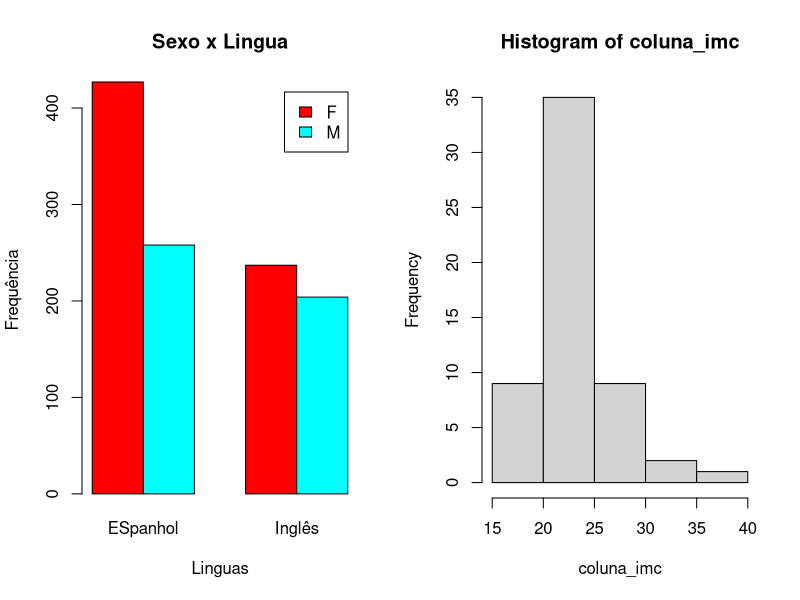
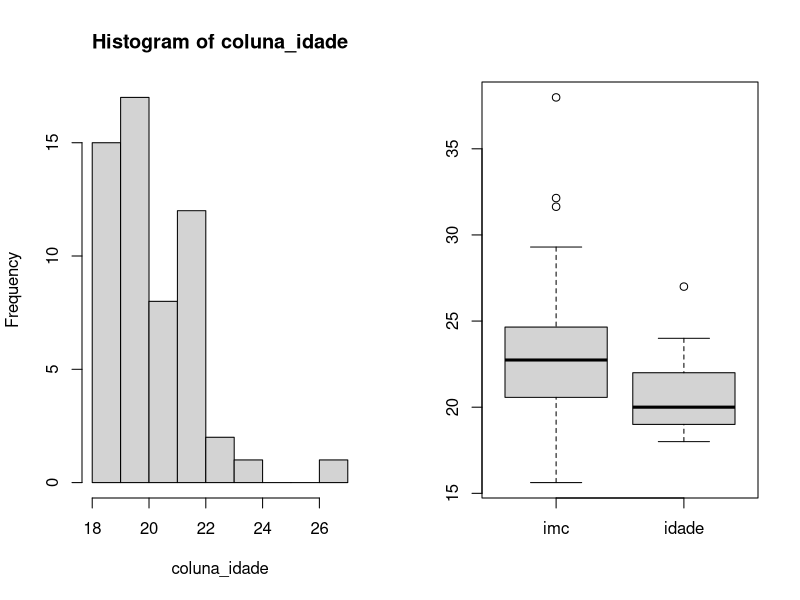
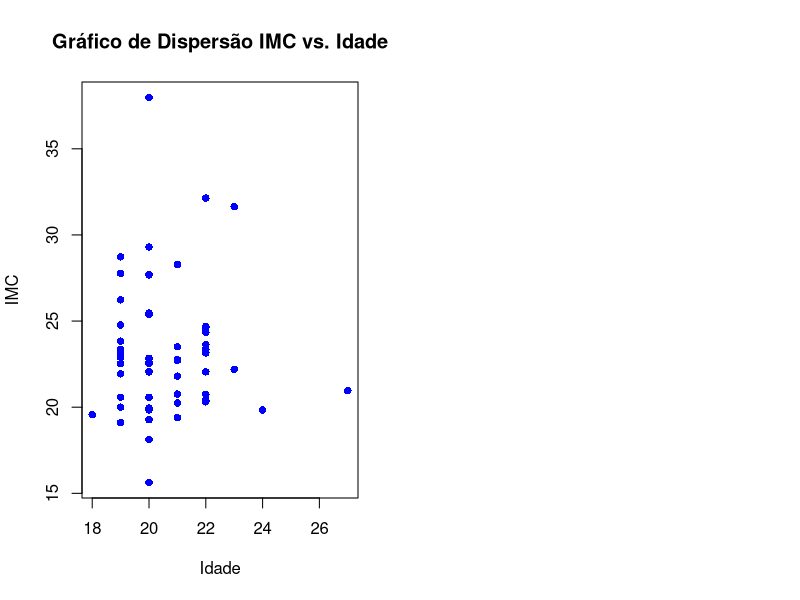
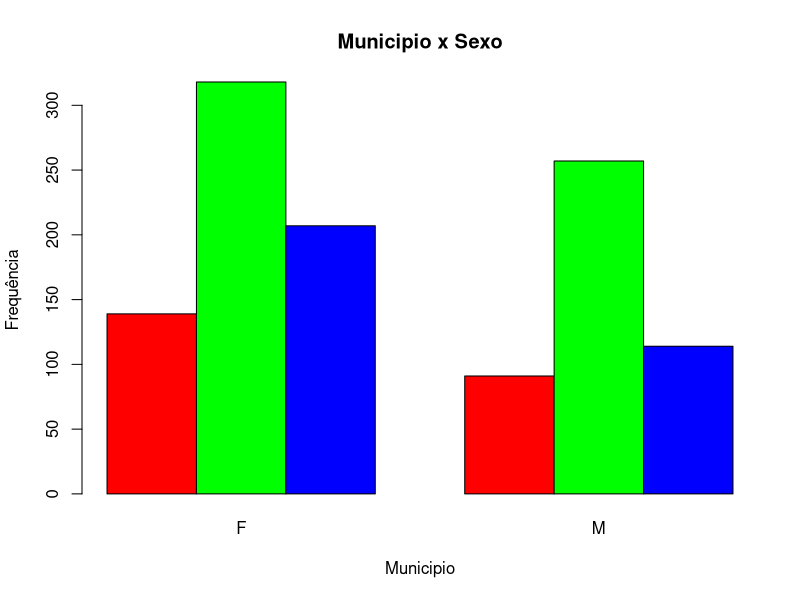
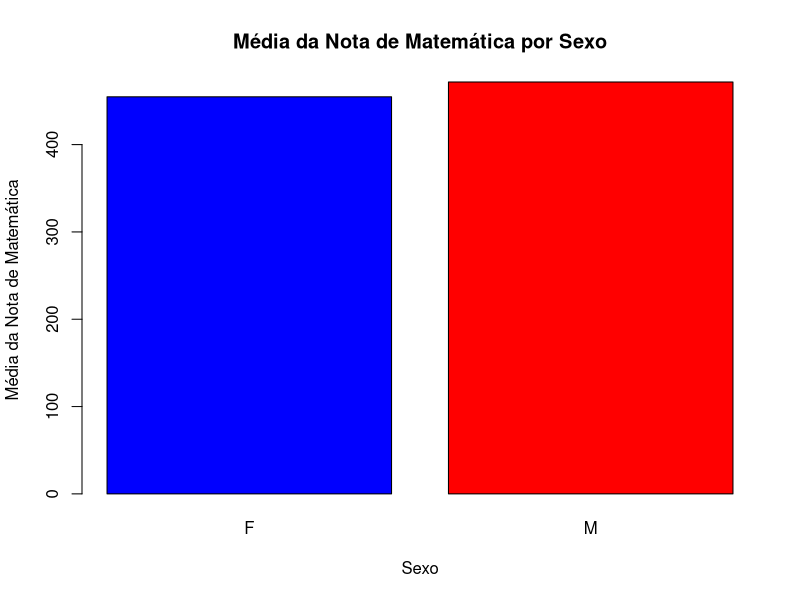

Recreate these plots in R, in order.
require(car)
require(dplyr)

## lendo o csv
data_imc <- read.csv('imc.csv', sep = ',', dec = ',', encoding = "UTF-8")
data_enem <- read.csv('enem.csv', sep = ',', dec = ',', encoding = "UTF-8")
## mostrar os dados em tabela
View(data_imc)
View(data_enem)

## exibir as variaveis
glimpse(data_imc)
glimpse(data_enem)

# a) Com algumas variáveis QUALITATIVAS, elaborar gráficos de barras e comentar
# os resultados.
# utilizaremos TP_SEXO e TP_LINGUA
coluna_tp_sexo <- data_enem$TP_SEXO
coluna_tp_lingua <- data_enem$TP_LINGUA
matriz_frequencias <- table(coluna_tp_sexo, coluna_tp_lingua)
# Passo 2: Criar os gráficos de barras sexo x lingua
par(mfrow = c(1, 2))  # Organiza os gráficos em uma linha com 2 colunas
barplot(matriz_frequencias, beside = TRUE, legend.text = TRUE, col = rainbow(nrow(matriz_frequencias)), main = "Sexo x Lingua", xlab = "Linguas", ylab = "Frequência")
# percebe-se que,os que escolhem a lingua estrangeira ESPANHOL, sao em grande maioria, mulheres
# por outro lado, dentre os que escolhem inglês, mulheres e homens são quase que iguais em número, tendo as mulheres pequena maioria

# b) Com algumas variáveis QUANTITATIVAS, elaborar histograma e boxplot e
# comentar e interpretar os resultados com relação a assimetria dos dados.
# utilizaremos a tabela imc com as colunas IMC e IDADE
coluna_imc <- data_imc$IMC
coluna_idade <- data_imc$Idade
join_imc_idade <- list(coluna_imc,coluna_idade)
hist(coluna_imc)
hist(coluna_idade)

boxplot(join_imc_idade, names=c("imc","idade"))

## extra - grafico de dispersao
plot(coluna_idade, coluna_imc, pch = 16, col = "blue", 
     xlab = "Idade", ylab = "IMC", main = "Gráfico de Dispersão IMC vs. Idade")


# c) Elaborar análise BIVARIADA, com variáveis dos tipos:
#  i. variáveis qualitativas x qualitativas,
# utilizaremos a database do enem e as colunas TP_SEXO e NO_MUNICIPIO_ESC
coluna_nm_mun <- data_enem$NO_MUNICIPIO_ESC
matriz_frequencias_sm <- table(coluna_nm_mun,coluna_tp_sexo)
# - grafico de barras
par(mfrow = c(1, 1))  # Organiza os gráficos em uma linha com 2 colunas
# coruripe, palmeira dos indios e penedo (vermelho, verde e azul (respectivamente))
barplot(matriz_frequencias_sm, beside = TRUE, col = rainbow(nrow(matriz_frequencias_sm)), main = "Municipio x Sexo", xlab = "Municipio", ylab = "Frequência")

# ii. variáveis qualitativas x quantitativas,
#utilizaremos a data base enem e as colunas sexo nu_nota_mt
# Calcular a média da nota de matemática por sexo
data_enem$NU_NOTA_CN <- as.numeric(data_enem$NU_NOTA_CN)

# Criação do gráfico de barras
barplot(tapply(data_enem$NU_NOTA_CN, data_enem$TP_SEXO, mean),
        col = c("blue", "red"), main = "Média da Nota de Matemática por Sexo",
        xlab = "Sexo", ylab = "Média da Nota de Matemática")
